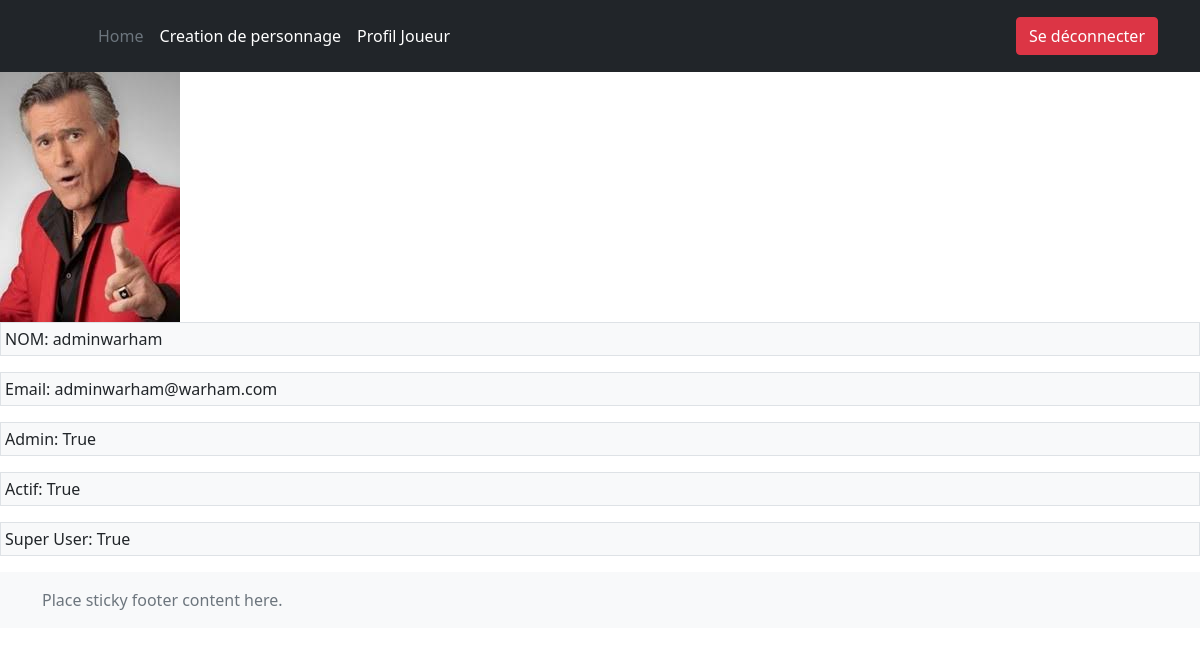
/1/profil/, run on the app's committed database.
### account/models.py (models this page shows, shortened)
class CustomUser(AbstractBaseUser, PermissionsMixin):
    username = models.CharField(max_length=20, unique=True)
    email = models.EmailField(max_length=40)
    profile_picture = models.ImageField(upload_to="userpicture/", blank=True, null=True)
    is_staff = models.BooleanField(default=False)
    is_superuser = models.BooleanField(default=False)
    is_active = models.BooleanField(default=True)
    USERNAME_FIELD = "username"
    REQUIRED_FIELDS = ["email"]
    object = CustomUserManager()
    class Meta:
        verbose_name = "User"
        verbose_name_plural = "Users"

### account/views.py (the view)
# urls.py: path('<int:pk>/profil/', UserProfilDetail.as_view(), name='profil'),
class UserProfilDetail(DetailView):
    model = CustomUser
    context_object_name = "user"
    template_name = "profil/profil_details.html"
    def get_context_data(self, **kwargs):
        context = {}
        user = CustomUser.object.get(id=self.kwargs['pk'])
        context['user'] = user
        return super().get_context_data(**context) # get the default context data

### account/templates/profil/profil_details.html
{% extends "base/base.html" %}
{% load static %}
{% block content %}
{% if user.is_authenticated %}
    <div class="col-auto">
        {% if user.profile_picture %}
            <img src="{{ user.profile_picture.url }}" class=""  alt="Image">
        {% endif %}
        <p class="p-1 border bg-light">NOM: {{ user.username }}</p>
        <p class="p-1 border bg-light">Email: {{ user.email}} </p>
        <p class="p-1 border bg-light">Admin: {{ user.is_staff}} </p>
        <p class="p-1 border bg-light">Actif: {{ user.is_active}} </p>
        <p class="p-1 border bg-light">Super User: {{ user.is_superuser}} </p>
    </div>
{% endif %}
{% endblock %}

### data on the page
CustomUser: profile_picture (picture), username "adminwarham", email "adminwarham@warham.com", is_staff "True", is_active "True", is_superuser "True"
